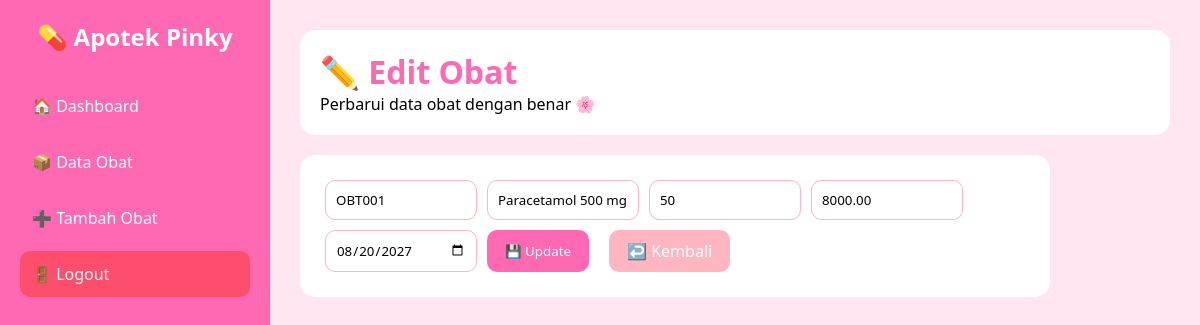
Page /pages/admin/edit.php?id=21 (signed in) on the committed database.
### tables this page shows
CREATE TABLE `inventory_obat` (
  `id_obat` int(11) NOT NULL,
  `kode_obat` varchar(20) NOT NULL,
  `nama_obat` varchar(100) NOT NULL,
  `stock_obat` int(11) NOT NULL DEFAULT 0,
  `harga_obat` decimal(10,2) NOT NULL,
  `expired` date NOT NULL
);

### pages/admin/edit.php (the view, shortened to what this page needs)
<?php
include "../../config/koneksi.php";
$id = $_GET['id'];
$query = mysqli_query($conn, "SELECT * FROM inventory_obat WHERE id_obat='$id'");
$data = mysqli_fetch_assoc($query);
?>
<!DOCTYPE html>
<html lang="id">
<head>
    <link rel="stylesheet" href="../../assets/CSS/style.css">
</head>
<body>
<div class="sidebar">
    <h2>💊 Apotek Pinky</h2>
    <ul>
        <li><a href="dashboard.php">🏠 Dashboard</a></li>
        <li><a href="dataobat.php">📦 Data Obat</a></li>
        <li><a href="tambahobat.php">➕ Tambah Obat</a></li>
        <li><a href="logout.php" class="logout">🚪 Logout</a></li>
    </ul>
</div>
<div class="main">
    <header>
        <h1>✏️ Edit Obat</h1>
        <p>Perbarui data obat dengan benar 🌸</p>
    </header>
    <div class="form-box">
        <form method="POST">
            <input type="text" name="kode_obat" value="<?= $data['kode_obat']; ?>" required>
            <input type="text" name="nama_obat" value="<?= $data['nama_obat']; ?>" required>
            <input type="number" name="stock_obat" value="<?= $data['stock_obat']; ?>" required>
            <input type="number" name="harga_obat" value="<?= $data['harga_obat']; ?>" required>
            <input type="date" name="expired" value="<?= $data['expired']; ?>" required>
            <button type="submit" name="update">💾 Update</button>
            <a href="dataobat.php" class="btn-back">↩️ Kembali</a>
        </form>
    </div>
</div>
</body>
</html>

### assets/CSS/style.css (style rules this page uses)
* { margin: 0; padding: 0; font-family: 'Segoe UI', sans-serif; }
body { background: #ffe6f0; display: flex; }
.sidebar { width: 230px; background: #ff69b4; height: 100vh; padding: 20px; color: white; }
.sidebar h2 { text-align: center; margin-bottom: 30px; }
.sidebar ul { list-style: none; }
.sidebar ul li a { display: block; padding: 12px; color: white; text-decoration: none; border-radius: 10px; margin-bottom: 10px; }
.logout { background: #ff4d6d; }
.main { flex: 1; padding: 30px; }
header { background: white; padding: 20px; border-radius: 15px; margin-bottom: 20px; }
header h1 { color: #ff69b4; }
.form-box { background: white; padding: 25px; border-radius: 15px; max-width: 700px; }
.form-box form { display: flex; gap: 10px; flex-wrap: wrap; }
.form-box input { padding: 10px; border-radius: 10px; border: 1px solid #ffb6c1; width: 130px; }
.form-box button { background: #ff69b4; color: white; border: none; padding: 10px 18px; border-radius: 10px; cursor: pointer; }
.btn-back { background: #ffb6c1; color: white; padding: 10px 18px; border-radius: 10px; text-decoration: none; margin-left: 10px; }

### rows in the picture
inventory_obat: kode_obat "OBT001", nama_obat "Paracetamol 500 mg", stock_obat "50", harga_obat "8000.00", expired "08/20/2027"
